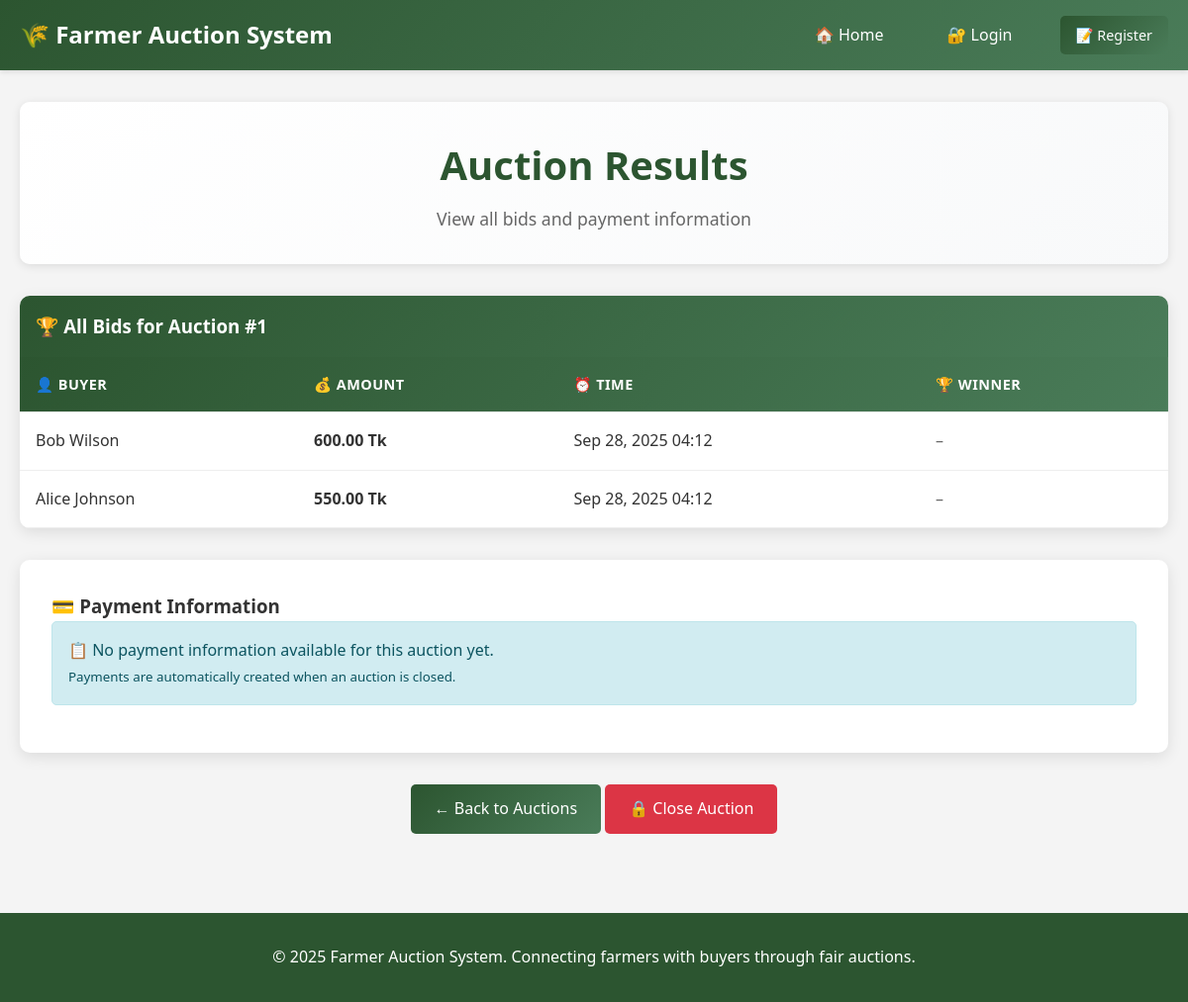
/bids.php?id=1, run on the app's committed database.
### tables this page shows
CREATE TABLE IF NOT EXISTS Bids (
    bid_id INT PRIMARY KEY AUTO_INCREMENT,
    auction_id INT NOT NULL,
    buyer_id INT NOT NULL,
    bid_amount DECIMAL(10,2) NOT NULL,
    bid_time TIMESTAMP DEFAULT CURRENT_TIMESTAMP,
    is_winning_bid BOOLEAN DEFAULT FALSE,
    FOREIGN KEY (auction_id) REFERENCES Auctions(auction_id) ON DELETE CASCADE,
    FOREIGN KEY (buyer_id) REFERENCES Buyers(buyer_id) ON DELETE CASCADE
);

CREATE TABLE IF NOT EXISTS Buyers (
    buyer_id INT PRIMARY KEY AUTO_INCREMENT,
    name VARCHAR(100) NOT NULL,
    email VARCHAR(100) UNIQUE NOT NULL,
    password VARCHAR(255) NOT NULL,
    phone VARCHAR(20),
    address TEXT,
    created_at TIMESTAMP DEFAULT CURRENT_TIMESTAMP
);

### bids.php (the view, shortened to what this page needs)
<?php
include "config.php";
$id = $_GET['id'] ?? 0;
$bids_stmt = $conn->prepare("SELECT b.bid_amount, b.is_winning_bid, u.name, u.email, u.phone, u.address, b.bid_time
                      FROM Bids b
                      JOIN Buyers u ON b.buyer_id = u.buyer_id
                      WHERE b.auction_id = ?
                      ORDER BY b.bid_amount DESC");
$bids_stmt->bind_param("i", $id);
$bids_stmt->execute();
$bids = $bids_stmt->get_result();
$payments_stmt = $conn->prepare("SELECT p.*, f.name as farmer_name, b.name as buyer_name
                                FROM Payments p
                                JOIN Farmers f ON p.farmer_id = f.farmer_id
                                JOIN Buyers b ON p.buyer_id = b.buyer_id
                                WHERE p.auction_id = ?");
$payments_stmt->bind_param("i", $id);
$payments_stmt->execute();
$payments = $payments_stmt->get_result();
?>
<!DOCTYPE html>
<html lang="en">
<head>
    <link rel="stylesheet" href="assets/css/style.css">
</head>
<body>
    <?php include "includes/navbar.php"; renderNavbar(); ?>
    <div class="main-content">
        <div class="container">
            <div class="table-container fade-in">
                <h3 style="padding: 1rem; background: linear-gradient(135deg, #2c5530, #4a7c59); color: white; margin: 0;">
                    🏆 All Bids for Auction #<?= $id ?>
                </h3>
                <table>
                    <thead>
                        <tr>
                            <th>👤 Buyer</th>
                            <th>💰 Amount</th>
                            <th>⏰ Time</th>
                            <th>🏆 Winner</th>
                        </tr>
                    </thead>
                    <tbody>
                        <?php if ($bids && $bids->num_rows > 0): ?>
                            <?php while($b = $bids->fetch_assoc()): ?>
                            <tr <?= $b['is_winning_bid'] ? 'style="background-color: #d4edda; font-weight: bold;"' : '' ?>>
                                <td>
                                    <?= htmlspecialchars($b['name']) ?>
                                </td>
                                <td><strong><?= number_format($b['bid_amount'], 2) ?> Tk</strong></td>
                                <td><?= date('M d, Y H:i', strtotime($b['bid_time'])) ?></td>
                                <td>
                                    <?php if ($b['is_winning_bid']): ?>
                                        <span class="status-badge status-active">🏆 Winner</span>
                                    <?php else: ?>
                                        <span style="color: #666;">–</span>
                                    <?php endif; ?>
                                </td>
                            </tr>
                            <?php endwhile; ?>
                        <?php else: ?>
                            <tr>
                                <td colspan="4" class="text-center">No bids found for this auction.</td>
                            </tr>
                        <?php endif; ?>
                    </tbody>
                </table>
            </div>
            <div class="card fade-in" style="margin-top: 2rem;">
                <h3>💳 Payment Information</h3>
                <?php if ($payments && $payments->num_rows > 0): ?>
                    <?php while($p = $payments->fetch_assoc()): ?>
                        <div class="alert alert-info" style="margin: 1rem 0;">
                            <h4 style="margin-bottom: 0.5rem;">💰 Payment Required</h4>
                            <p><strong>🛍️ Buyer:</strong> <?= htmlspecialchars($p['buyer_name']) ?></p>
                            <p><strong>🌾 Farmer:</strong> <?= htmlspecialchars($p['farmer_name']) ?></p>
                            <p><strong>💵 Amount:</strong> <?= number_format($p['amount'], 2) ?> Tk</p>
                            <p><strong>📊 Status:</strong>
                                <span class="status-badge <?= $p['status'] == 'Completed' ? 'status-active' : ($p['status'] == 'Pending' ? 'status-pending' : 'status-closed') ?>">
                                    <?= $p['status'] == 'Completed' ? '✅' : ($p['status'] == 'Pending' ? '⏳' : '❌') ?> <?= $p['status'] ?>
                                </span>
                            </p>
                            <small style="color: #666;">Payment created on: <?= date('M d, Y H:i', strtotime($p['created_at'])) ?></small>
                        </div>
                    <?php endwhile; ?>
                <?php else: ?>
                    <div class="alert alert-info">
                        <p>📋 No payment information available for this auction yet.</p>
                        <p><small>Payments are automatically created when an auction is closed.</small></p>
                    </div>
                <?php endif; ?>
            </div>
            <div class="text-center mt-3">
                <a href="index.php" class="btn btn-primary">← Back to Auctions</a>
                <a href="close.php?id=<?= $id ?>" class="btn btn-danger"
                   onclick="return confirm('Are you sure you want to close this auction? This action cannot be undone.')">
                    🔒 Close Auction
                </a>
            </div>
        </div>
    </div>
</body>
</html>

### assets/css/style.css (style rules this page uses)
* { margin: 0; padding: 0; box-sizing: border-box; }
body { font-family: 'Segoe UI', Tahoma, Geneva, Verdana, sans-serif; line-height: 1.6; color: #333; background-color: #f4f4f4; }
.container { max-width: 1200px; margin: 0 auto; padding: 0 20px; }
.main-content { padding: 2rem 0; min-height: calc(100vh - 100px); }
.card { background: white; border-radius: 10px; padding: 2rem; box-shadow: 0 4px 15px rgba(0,0,0,0.1); margin-bottom: 2rem; transition: transform 0.3s ease, box-shadow 0.3s ease; }
.table-container { background: white; border-radius: 10px; overflow: hidden; box-shadow: 0 4px 15px rgba(0,0,0,0.1); margin-bottom: 2rem; }
table { width: 100%; border-collapse: collapse; }
thead { background: linear-gradient(135deg, #2c5530, #4a7c59); color: white; }
th, td { padding: 1rem; text-align: left; border-bottom: 1px solid #eee; }
th { font-weight: 600; text-transform: uppercase; font-size: 0.9rem; letter-spacing: 0.5px; }
.btn { display: inline-block; padding: 0.75rem 1.5rem; border: none; border-radius: 5px; text-decoration: none; font-size: 1rem; font-weight: 500; cursor: pointer; transition: all 0.3s ease; text-align: center; }
.btn-primary { background: linear-gradient(135deg, #2c5530, #4a7c59); color: white; }
.btn-danger { background: #dc3545; color: white; }
.alert { padding: 1rem; border-radius: 5px; margin-bottom: 1rem; }
.alert-info { background-color: #d1ecf1; color: #0c5460; border: 1px solid #bee5eb; }
.text-center { text-align: center; }
.mt-3 { margin-top: 1.5rem; }
.fade-in { animation: fadeIn 0.6s ease-out; }

### data on the page
bids: buyer.name "Bob Wilson", bid_amount "600.00", bid_time "Sep 28, 2025 04:12"
bids: buyer.name "Alice Johnson", bid_amount "550.00", bid_time "Sep 28, 2025 04:12"

### other printed values
$title "Auction Results"
$description "View all bids and payment information"
$id "1"
